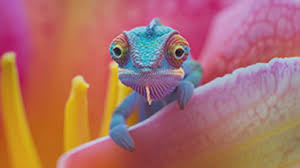
#> input picture Input_image/Image_1.jpg, 300 x 168 px, found by its file name
$ python filter_PIL.py
#> lines starting #> are read from the running program, lines starting #| are printed output that depends on the picture
from PIL import Image, ImageFilter
import matplotlib.pyplot as plt


# Load an image
image_path = r'C:\Users\HP\Desktop\Learn\Python Image\All-basic-python-image\Input_image\Image_1.jpg'
image = Image.open(image_path)  # Replace with your image path
#> image is the input picture: PIL image 300x168 RGB; mean R, G, B 171.5, 109.7, 104.1

# Apply BLUR filter
blurred = image.filter(ImageFilter.BLUR)
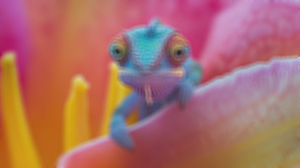
#> blurred: PIL image 300x168 RGB; mean R, G, B 171.5, 109.7, 104.1

# Apply SHARPEN filter
sharpened = image.filter(ImageFilter.SHARPEN)
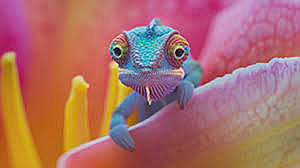
#> sharpened: PIL image 300x168 RGB; mean R, G, B 171.5, 109.8, 104.2

# Apply EDGE DETECTION filter
edges = image.filter(ImageFilter.FIND_EDGES)
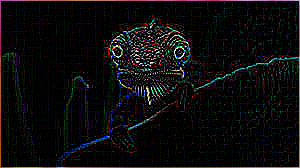
#> edges: PIL image 300x168 RGB; mean R, G, B 12.4, 11.9, 12.6

plt.figure(figsize=(12, 8))

plt.subplot(2, 2, 1)
plt.title('Original Image')
plt.imshow(image)
plt.axis('off')

plt.subplot(2, 2, 2)
plt.title('Blurred Image')
plt.imshow(blurred)
plt.axis('off')

plt.subplot(2, 2, 3)
plt.title('Sharpened Image')
plt.imshow(sharpened)
plt.axis('off')

plt.subplot(2, 2, 4)
plt.title('Edges Detected Image')
plt.imshow(edges)
plt.axis('off')

plt.tight_layout()
plt.show()
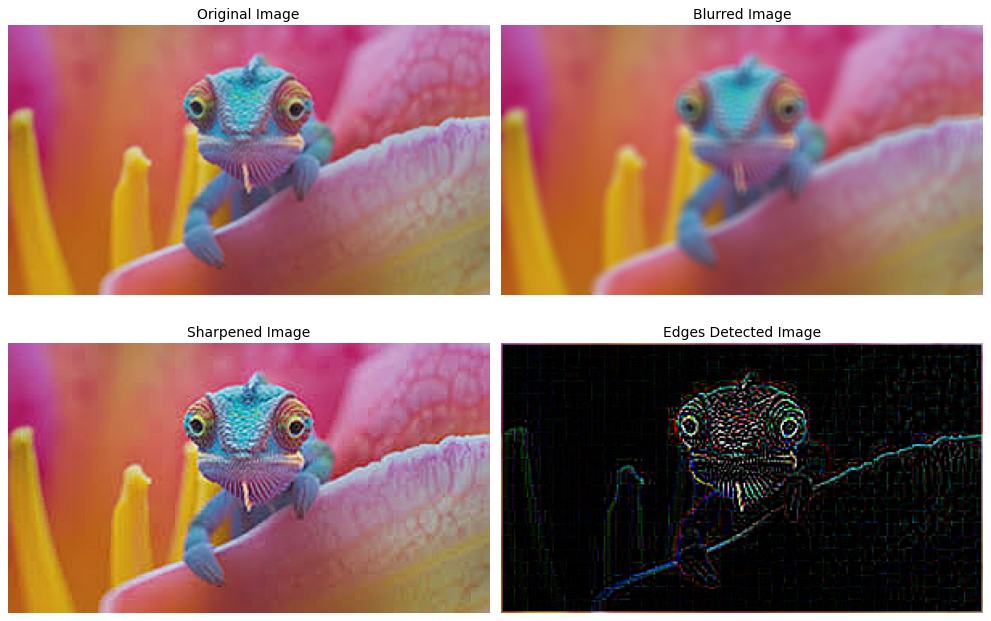
#> figure drawn by matplotlib, 4 panels

$ run again, with Input_image/Image_2.jpg copied over Input_image/Image_1.jpg
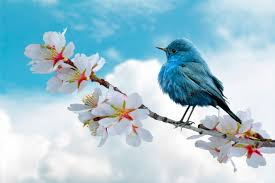
#> input picture Input_image/Image_2.jpg, 275 x 183 px, found by its file name
#> image is the input picture: PIL image 275x183 RGB; mean R, G, B 165.7, 199.2, 212
#> `edges = image.filter(ImageFilter.FIND_EDGES)`:
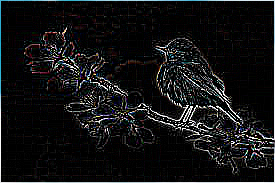
#> edges: PIL image 275x183 RGB; mean R, G, B 19.1, 19.4, 20.2
#> `plt.show()`:
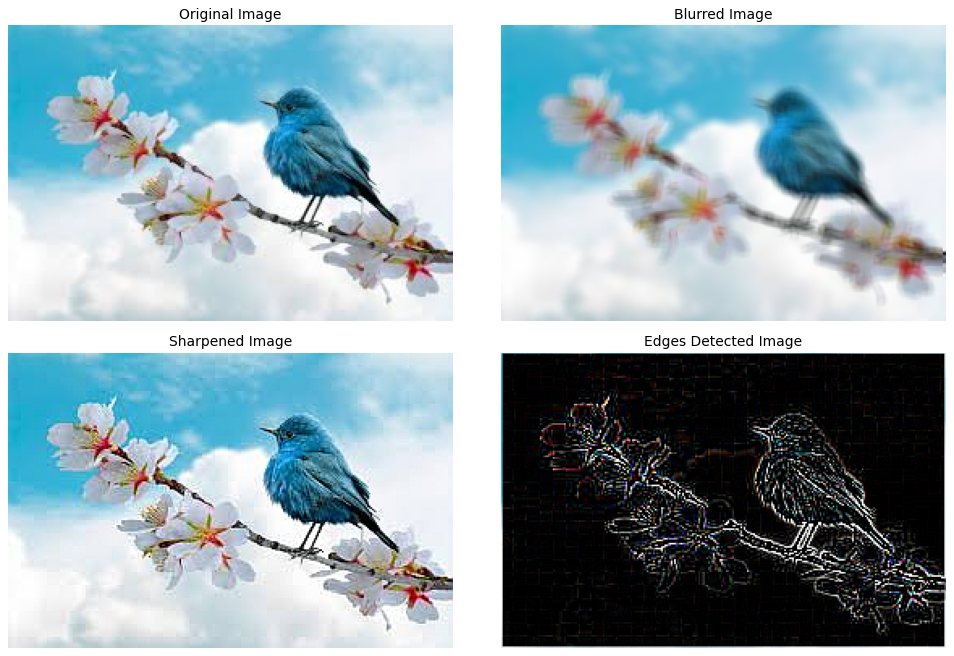
#> figure drawn by matplotlib, 4 panels

$ run again, with Input_image/Image_3.jpg copied over Input_image/Image_1.jpg
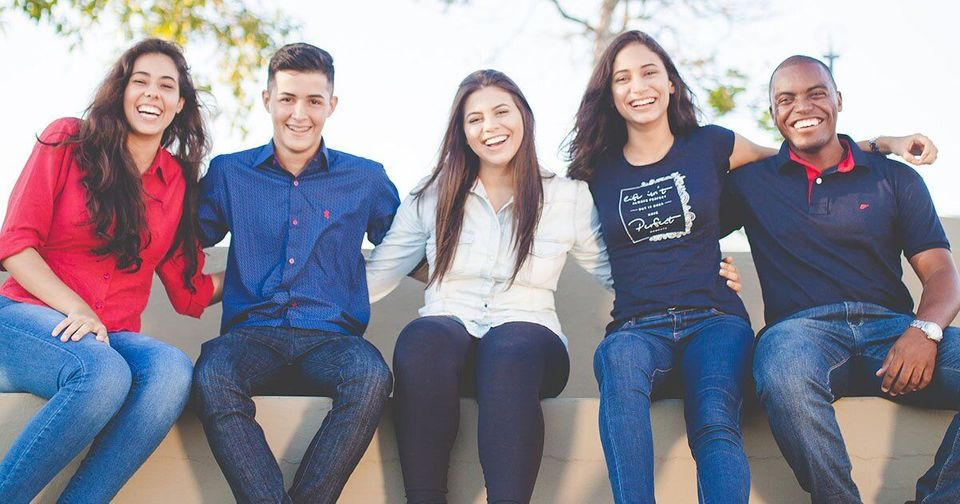
#> input picture Input_image/Image_3.jpg, 960 x 504 px, found by its file name
#> image is the input picture: PIL image 960x504 RGB; mean R, G, B 140.9, 137.3, 150.7
#> `edges = image.filter(ImageFilter.FIND_EDGES)`:
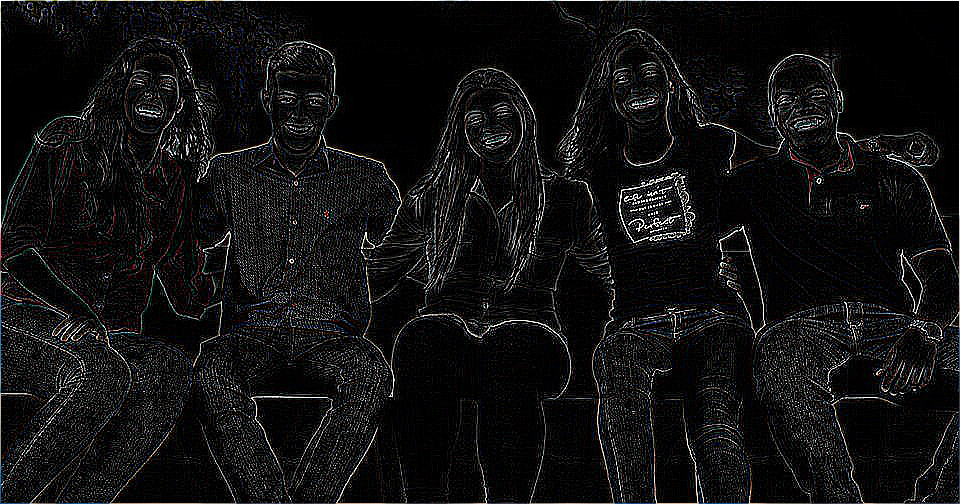
#> edges: PIL image 960x504 RGB; mean R, G, B 17.8, 17.6, 17.9
#> `plt.show()`:
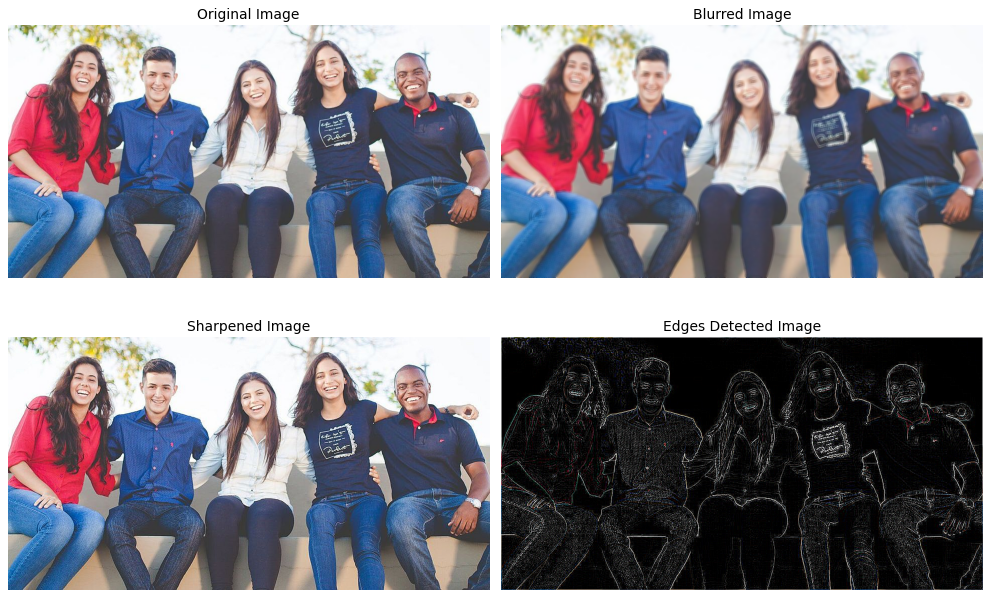
#> figure drawn by matplotlib, 4 panels
